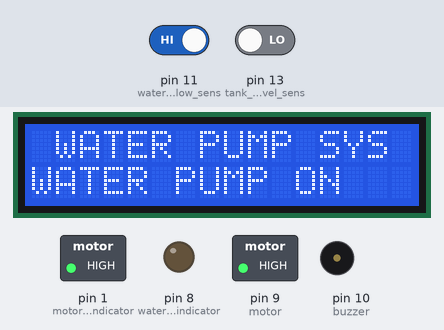
The sketch below on a simulated Arduino Uno, built with avr-gcc and run on an emulated ATmega328P. On the bench: 16×2 character LCD, switched loads named in the sketch (green lamp = pin HIGH), output pins drawn as LEDs (lit = HIGH), buzzer (waves = sounding, pin HIGH). The inputs (shaded band) are chosen by the test bench; at power-on: pin 11 (water_level_low_sens) HIGH, pin 13 (tank_low_level_sens) LOW.

Above: at 1.2 s.
1.3 s: pin 11 (water_level_low_sens) driven LOW
At 1.6 s:
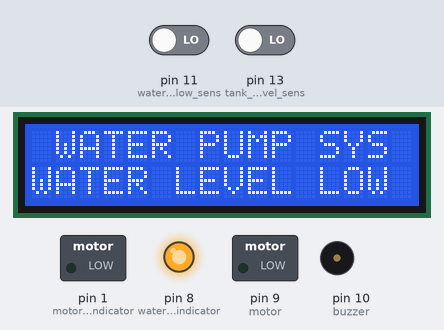
2.8 s: pin 11 (water_level_low_sens) driven HIGH
At 3.5 s:
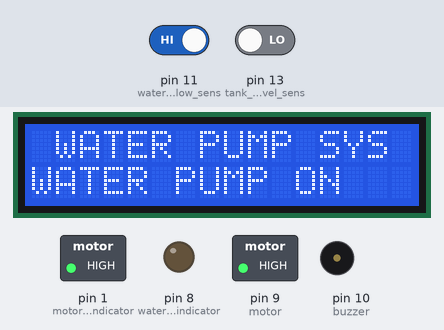
Timing chart, 0 to 5.8 s (numbered marks = the images above; inputs shaded):
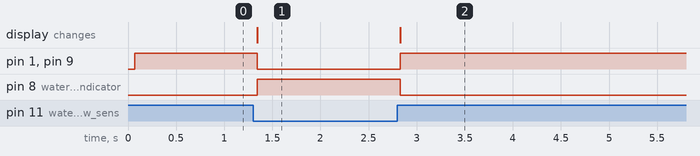

Measured:
- after the input at 1.3 s, pin 1 (motor_on_indicator), pin 9 (motor): HIGH → LOW at once; pin 8 (water_level_low_indicator): LOW → HIGH at once; the display: changes at once (image 1)
- after the input at 2.8 s, pin 1 (motor_on_indicator), pin 9 (motor): LOW → HIGH at once; pin 8 (water_level_low_indicator): HIGH → LOW at once; the display: changes at once (image 2)

The sketch:

sketch_apr30a.ino
```cpp
//
/* tank_low_level_sens, tank_high_level_sens, water_level_low_sens are floating switchers
 *  we consider floating switch will turn on if the water level is higher than the switch
*/

#include<LiquidCrystal.h>
LiquidCrystal lcd(2, 3, 4, 5, 6, 7); // sets the interfacing pins

#define tank_low_level_sens 13
#define tank_high_level_sens 12
#define water_level_low_sens 11
#define buzzer 10
#define motor 9
#define water_level_low_indicator 8
#define motor_on_indicator 1

int state;

void setup() {
  pinMode(tank_low_level_sens, INPUT);
  pinMode(tank_high_level_sens, INPUT);
  pinMode(water_level_low_sens, INPUT);
  pinMode(buzzer, OUTPUT);
  pinMode(motor, OUTPUT);
  pinMode(water_level_low_indicator, OUTPUT);
  pinMode(motor_on_indicator, OUTPUT);

  lcd.begin(16, 2);
  lcd.clear();
}

void loop() {
  lcd.clear();
  lcd.setCursor(1,0);
  lcd.print("WATER PUMP SYS");
  if(digitalRead(water_level_low_sens) == LOW){
      state = 2;
      digitalWrite(water_level_low_indicator,HIGH);
      digitalWrite(motor_on_indicator,LOW);
      digitalWrite(motor,LOW);
      lcd.setCursor(0,1);
      lcd.print("WATER LEVEL LOW");
      delay(100);
  }else{
      digitalWrite(water_level_low_indicator,LOW);
      if(digitalRead(tank_low_level_sens) == LOW){
          state = 1;
      }
      if( (digitalRead(tank_low_level_sens) == HIGH) && (digitalRead(tank_high_level_sens) == HIGH) ){
          state = 2;
          lcd.setCursor(0,1);
          lcd.print("WATER TANK FULL");
          delay(100);
      }
      if(state == 1){
          digitalWrite(motor_on_indicator,HIGH);
          digitalWrite(motor,HIGH);
          lcd.setCursor(0,1);
          lcd.print("WATER PUMP ON");
          delay(100);
      }else{
          digitalWrite(motor_on_indicator,LOW);
          digitalWrite(motor,LOW);
      }
  }
}
```
